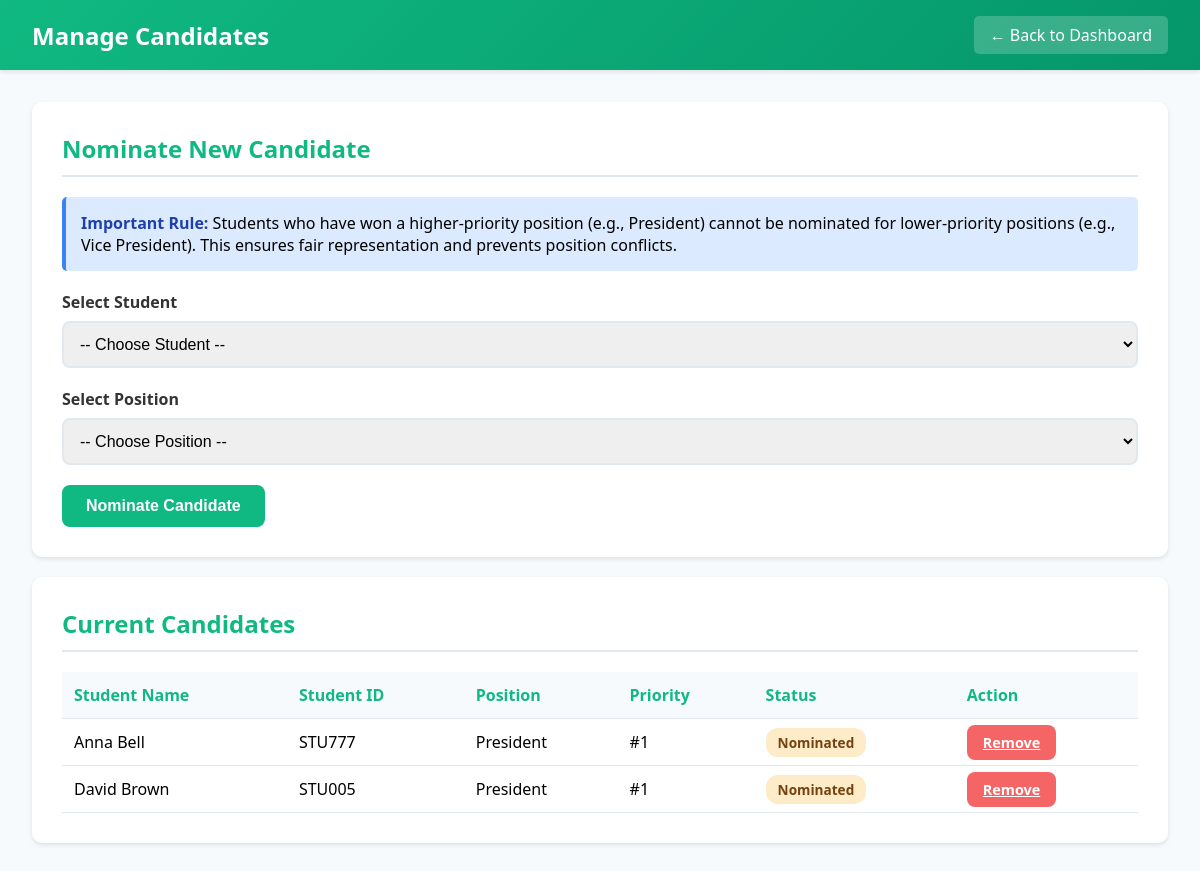
Page /manage_candidates.php (signed in) on the committed database.
### tables this page shows
CREATE TABLE `candidates` (
  `id` int(11) NOT NULL,
  `user_id` int(11) DEFAULT NULL,
  `position_id` int(11) NOT NULL,
  `status` enum('nominated','elected','lost','ineligible') DEFAULT 'nominated',
  `created_at` timestamp NOT NULL DEFAULT current_timestamp()
);

CREATE TABLE `users` (
  `id` int(11) NOT NULL,
  `student_id` varchar(50) NOT NULL,
  `first_name` varchar(100) DEFAULT NULL,
  `middle_name` varchar(100) DEFAULT NULL,
  `last_name` varchar(100) DEFAULT NULL,
  `full_name` varchar(100) NOT NULL,
  `email` varchar(100) NOT NULL,
  `password` varchar(255) NOT NULL,
  `role` enum('student','admin') DEFAULT 'student',
  `created_at` timestamp NOT NULL DEFAULT current_timestamp()
);

CREATE TABLE `positions` (
  `id` int(11) NOT NULL,
  `position_name` varchar(50) NOT NULL,
  `position_order` int(11) NOT NULL,
  `created_at` timestamp NOT NULL DEFAULT current_timestamp()
);

### manage_candidates.php (the view, shortened to what this page needs)
<?php
$conn = getDBConnection();
$candidatesQuery = "SELECT c.id, u.full_name, u.student_id, p.position_name, p.position_order, c.status
                    FROM candidates c
                    JOIN users u ON c.user_id = u.id
                    JOIN positions p ON c.position_id = p.id
                    ORDER BY p.position_order, u.full_name";
$candidates = $conn->query($candidatesQuery);
?>
<!DOCTYPE html>
<html lang="en">
<head>
</head>
<body>
    <div class="navbar">
        <h1> Manage Candidates</h1>
        <a href="admin_dashboard.php">← Back to Dashboard</a>
    </div>
    <div class="container">
        <div class="card">
            <h2>Nominate New Candidate</h2>
            <div class="info-banner">
                <strong> Important Rule:</strong> Students who have won a higher-priority position (e.g., President) cannot be nominated for lower-priority positions (e.g., Vice President). This ensures fair representation and prevents position conflicts.
            </div>
            <form method="POST" action="">
                <div class="form-group">
                    <label for="user_id">Select Student</label>
                    <select name="user_id" id="user_id" required>
                        <option value="">-- Choose Student --</option>
                    </select>
                </div>
                <div class="form-group">
                    <label for="position_id">Select Position</label>
                    <select name="position_id" id="position_id" required>
                        <option value="">-- Choose Position --</option>
                    </select>
                </div>
                <button type="submit" name="nominate" class="btn btn-primary"> Nominate Candidate</button>
            </form>
        </div>
        <div class="card">
            <h2>Current Candidates</h2>
            <?php if ($candidates->num_rows > 0): ?>
                <table>
                    <thead>
                        <tr>
                            <th>Student Name</th>
                            <th>Student ID</th>
                            <th>Position</th>
                            <th>Priority</th>
                            <th>Status</th>
                            <th>Action</th>
                        </tr>
                    </thead>
                    <tbody>
                        <?php while ($candidate = $candidates->fetch_assoc()): ?>
                            <tr>
                                <td><?php echo htmlspecialchars($candidate['full_name']); ?></td>
                                <td><?php echo htmlspecialchars($candidate['student_id']); ?></td>
                                <td><?php echo htmlspecialchars($candidate['position_name']); ?></td>
                                <td>#<?php echo $candidate['position_order']; ?></td>
                                <td>
                                    <span class="status-badge badge-<?php echo $candidate['status']; ?>">
                                        <?php echo ucfirst($candidate['status']); ?>
                                    </span>
                                </td>
                                <td>
                                    <a href="?remove=<?php echo $candidate['id']; ?>"
                                       class="btn btn-danger"
                                       onclick="return confirm(' Remove this candidate?\n\nThis action cannot be undone!')">
                                         Remove
                                    </a>
                                </td>
                            </tr>
                        <?php endwhile; ?>
                    </tbody>
                </table>
            <?php else: ?>
                <p style="text-align: center; color: #666; padding: 20px;">No candidates nominated yet.</p>
            <?php endif; ?>
        </div>
    </div>
</body>
</html>

### manage_candidates.php (style rules this page uses)
* { margin: 0; padding: 0; box-sizing: border-box; }
body { font-family: 'Segoe UI', Tahoma, Geneva, Verdana, sans-serif; background: #f7fafc; }
.navbar { background: linear-gradient(135deg, #10b981 0%, #059669 100%); color: white; padding: 1rem 2rem; display: flex; justify-content: space-between; align-items: center; box-shadow: 0 2px 4px rgba(0,0,0,0.1); }
.navbar h1 { font-size: 1.5em; }
.navbar a { color: white; text-decoration: none; padding: 8px 16px; background: rgba(255,255,255,0.2); border-radius: 5px; }
.container { max-width: 1200px; margin: 2rem auto; padding: 0 2rem; }
.card { background: white; padding: 30px; border-radius: 10px; box-shadow: 0 2px 4px rgba(0,0,0,0.1); margin-bottom: 20px; }
.card h2 { color: #10b981; margin-bottom: 20px; padding-bottom: 10px; border-bottom: 2px solid #e2e8f0; }
.info-banner { background: #dbeafe; border-left: 4px solid #3b82f6; padding: 15px; margin-bottom: 20px; border-radius: 5px; }
.info-banner strong { color: #1e40af; }
.form-group { margin-bottom: 20px; }
label { display: block; margin-bottom: 8px; color: #333; font-weight: 600; }
select { width: 100%; padding: 12px; border: 2px solid #e2e8f0; border-radius: 8px; font-size: 1em; }
.btn { padding: 12px 24px; border: none; border-radius: 8px; font-size: 1em; cursor: pointer; font-weight: 600; transition: all 0.3s; }
.btn-primary { background: #10b981; color: white; }
.btn-danger { background: #f56565; color: white; padding: 8px 16px; font-size: 0.9em; }
table { width: 100%; border-collapse: collapse; }
th, td { padding: 12px; text-align: left; border-bottom: 1px solid #e2e8f0; }
th { background: #f7fafc; color: #10b981; font-weight: 600; }
.status-badge { padding: 5px 12px; border-radius: 12px; font-size: 0.85em; font-weight: 600; }
.badge-nominated { background: #feebc8; color: #744210; }

### rows in the picture
candidates: user.full_name "Anna Bell", user.student_id "STU777", position.position_name "President", position.position_order "1", status "Nominated"
candidates: user.full_name "David Brown", user.student_id "STU005", position.position_name "President", position.position_order "1", status "Nominated"
